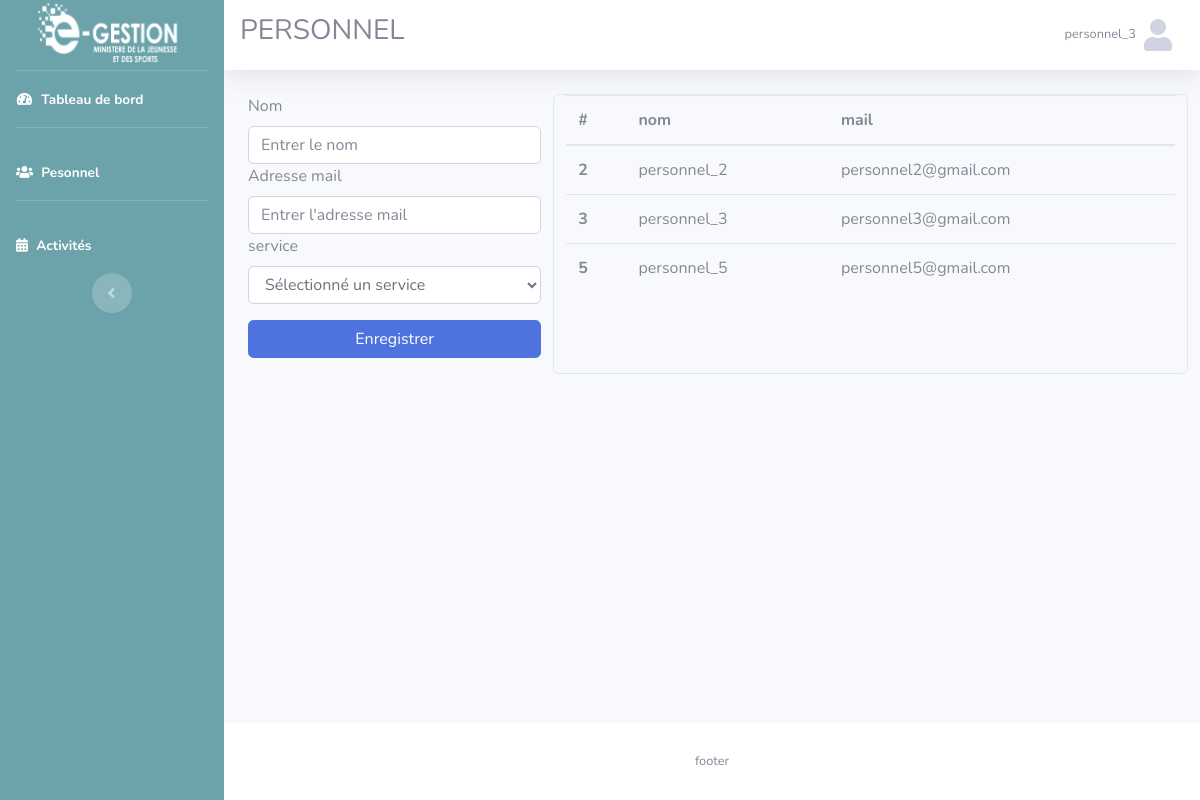
Page /vue/personnel.php (signed in) on the committed database.
### tables this page shows
CREATE TABLE `personnel` (
  `id_p` int(11) NOT NULL,
  `nom_p` varchar(255) NOT NULL,
  `id_login` int(11) DEFAULT NULL,
  `service` int(11) NOT NULL,
  `mail` varchar(255) NOT NULL
);

### model/fonction.php (called while the page is built, shortened)
<?php
function get_personnel($id = null)
{
    if (!empty($id)) {
        $sql = "SELECT * FROM personnel WHERE id_p=?";
        $req = $GLOBALS['connexion']->prepare($sql);
        $req->execute(array($id));
        return $req->fetch(PDO::FETCH_ASSOC);
    }
}
function get_personnel_to_user($id_user){
    $sql = "SELECT p.id_p
    FROM personnel p
    JOIN login l ON p.id_login = l.id_l
    WHERE l.id_l = ?;
    ";
        $req = $GLOBALS['connexion']->prepare($sql);
        $req->execute(array($id_user));
        return $req->fetch(PDO::FETCH_ASSOC);
}
function get_user_permissions($user_id) {
    $sql = "SELECT permission.nom_p
        FROM permission
        JOIN role_permission ON permission.id_p = role_permission.permission_id
        JOIN role_utilisateur ON role_permission.role_id = role_utilisateur.id_role
        WHERE role_utilisateur.id_utilisateur = ?";
    $req = $GLOBALS['connexion']->prepare($sql);
    $req->execute(array($user_id));
    return $req->fetchAll(PDO::FETCH_COLUMN);
}
function has_permission($user_id, $permission) {
    $permissions = get_user_permissions($user_id);
    return in_array($permission, $permissions);
}
function get_utilisateur($id=null){
    if (!empty($id)) {
          $sql = "SELECT id_l, nom_utilisateur, password, personnel.mail FROM login  INNER JOIN personnel ON personnel.id_login = login.id_l WHERE id_l = ?";
          $req = $GLOBALS['connexion']->prepare($sql);
          $req->execute(array($id));
          return $req->fetch(PDO::FETCH_ASSOC);
      }
}
  function get_personnel_on_service($id_sevice){
    $sql = "SELECT * FROM personnel WHERE service = ?";
        $req = $GLOBALS['connexion']->prepare($sql);
        $req->execute(array($id_sevice));
        return $req->fetchAll();
  }

### vue/personnel.php (the view, shortened to what this page needs)
<?php
$title_head = 'PERSONNEL';
include_once 'header.php';
if(has_permission($_SESSION['utilisateur'], 'create_post') && has_permission($_SESSION['utilisateur'], 'edit_post') && has_permission($_SESSION['utilisateur'], 'delete_post') && has_permission($_SESSION['utilisateur'], 'view_post')){
      $personnel = get_personnel();
}else{
      $personnel = get_personnel_to_user($_SESSION['utilisateur']);
      $info_personnel = get_personnel($personnel['id_p']);
      $personnel = get_personnel_on_service($info_personnel['service']);
}
?>
<div class="row">
      <div class="col-sm-12 col-lg-4">
            <form action="../model/ajout_personnel.php" class="form-groupe" method="post">
                  <label for="nom" class="form-label">Nom</label>
                  <input type="text" id="nom" name="nom_p" class="form-control" placeholder="Entrer le nom">
                  <label for="mail" class="form-label">Adresse mail</label>
                  <input type="email" id="mail" name="mail" class="form-control" placeholder="Entrer l'adresse mail">
                  <label for="service" class="form-label">service</label>
                  <select name="service" id="service" class="form-control">
                        <option value="">Sélectionné un service
                        </option>
                  </select>
                  <input type="submit" class="btn btn-primary w-100 my-3 <?= has_permission($_SESSION['utilisateur'], 'create_post')== false ? 'disabled' : ''?>" value="Enregistrer" name="ajout">
            </form>
      </div>
      <div class="col-sm-12 col-lg-8 border rounded">
            <table class="table table-hover">
                  <thead>
                        <tr>
                              <th scope="col">#</th>
                              <th scope="col">nom</th>
                              <th scope="col">mail</th>
                        </tr>
                  </thead>
                  <tbody>
                        <?php
                              if (!empty($personnel) && is_array($personnel)):
                                    foreach ($personnel as $key => $value):
                        ?>
                        <tr>
                              <th scope="row"><?= $value['id_p']?></th>
                              <td><?= $value['nom_p']?></td>
                              <td><?= $value['mail']?></td>
                        </tr>
                        <?php
                                    endforeach;
                              endif;
                        ?>
                  </tbody>
            </table>
      </div>
</div>
<?php
include_once 'footer.php'
?>

### vue/header.php (shortened to what this page needs)
<?php
include_once '../model/fonction.php';
$user = get_utilisateur($_SESSION['utilisateur']);
?>
<!DOCTYPE html>
<html lang="fr">
<head>
    <link href="../public/vendor/fontawesome-free/css/all.min.css" rel="stylesheet" type="text/css">
    <link href="../public/css/sb-admin-2.min.css" rel="stylesheet">
     <link href="../public/vendor/datatables/dataTables.bootstrap4.css" rel="stylesheet">
     <link href="../public/vendor/datatables/dataTables.bootstrap4.min.css" rel="stylesheet">
</head>
<body id="page-top">
    <div id="wrapper">
        <ul class="navbar-nav sidebar sidebar-dark accordion" id="accordionSidebar" style="background-color: #6ca3aa;">
            <a class="sidebar-brand d-flex align-items-center justify-content-center" href="index.php">
                <img src="../public/images/Logo.png" alt="logo E-Gestion" style="width: 150px;">
            </a>
            <hr class="sidebar-divider my-0">
            <li class="nav-item active">
                <a class="nav-link" href="index.php">
                    <i class="fas fa-fw fa-tachometer-alt"></i>
                    <span>Tableau de bord</span></a>
            </li>
            <hr class="sidebar-divider">
            <li class="nav-item active">
                <a class="nav-link" href="personnel.php">
                    <i class="fas fa-users"></i>
                    <span>Pesonnel</span></a>
            </li>
            <hr class="sidebar-divider">
            <li class="nav-item active">
                <a class="nav-link" href="activite.php?act=EC">
                    <i class="fas fa-calendar-alt"></i>
                    <span>Activités</span></a>
            </li>
            <div class="text-center d-none d-md-inline">
                <button class="rounded-circle border-0" id="sidebarToggle">
                </button>
            </div>
        </ul>
        <div id="content-wrapper" class="d-flex flex-column">
            <div id="content">
                <nav class="navbar navbar-expand navbar-light bg-white topbar mb-4 static-top shadow">
                    <h3 class="text-center">
                        <?=$title_head?>
                    </h3>
                    <ul class="navbar-nav ml-auto">
                        <li class="nav-item dropdown no-arrow">
                            <a class="nav-link dropdown-toggle" href="#" id="userDropdown" role="button"
                                data-toggle="dropdown" aria-haspopup="true" aria-expanded="false">
                                <span class="mr-2 d-none d-lg-inline text-gray-600 small"><?=$user['nom_utilisateur']?></span>
                                <i class="fas fa-user fa-2x"></i>
                            </a>
                        </li>
                    </ul>
                </nav>
                <div class="container-fluid">

### rows in the picture
personnel: id_login.nom_utilisateur "personnel_3", id_p "3", nom_p "personnel_3", mail "personnel3@gmail.com"
personnel: id_p "2", nom_p "personnel_2", mail "personnel2@gmail.com"
personnel: id_p "5", nom_p "personnel_5", mail "personnel5@gmail.com"

### other values in the picture
$title_head "PERSONNEL"
